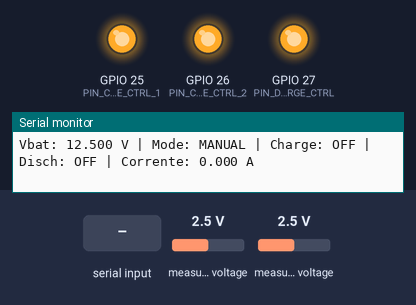
A sketch run on a simulated ESP32. Shown: output pins drawn as LEDs (lit = HIGH), the last lines printed to the serial monitor. The inputs (shaded band) are chosen by the test bench; at power-on: measured voltage 2.5 V.

Above: at 3.0 s.
3.1 s: "AUTO\n" received over Serial
At 4.3 s:
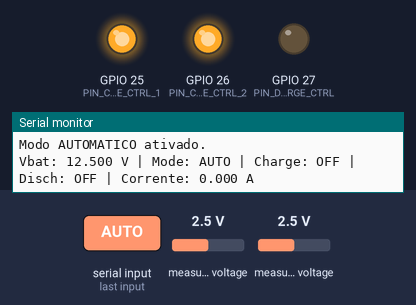
5.0 s: measured voltage (sensor 200) set to 1 V
6.9 s: measured voltage (sensor 200) set to 0.7 V
At 9.2 s:
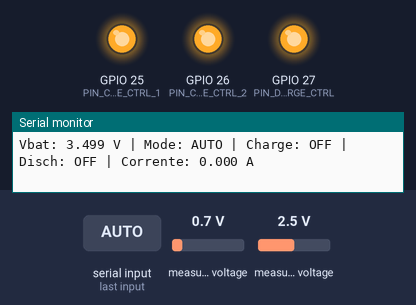
9.5 s: "CHARGE ON\n" received over Serial
At 11.2 s:
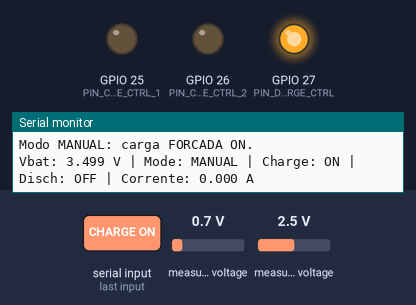
11.7 s: "DISCH ON\n" received over Serial
At 13.2 s:
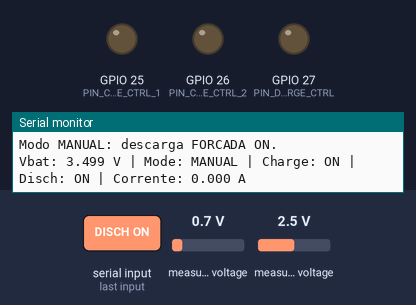
Timing chart, 0 to 14.7 s (numbered marks = the images above; inputs shaded):
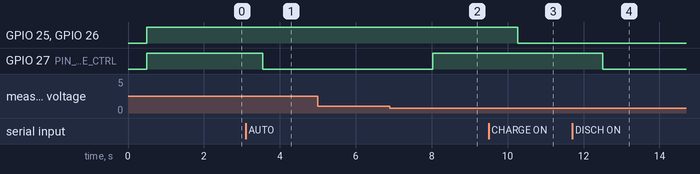

The sketch:

v_2.0.ino
```cpp
#include <Wire.h>
#include <Adafruit_ADS1X15.h>

Adafruit_ADS1115 ads;

// ======== CONFIGURAÇÃO GERAL ========

// Limites de tensão da bateria 3,7 V (Li-Ion / LiPo)
const float V_BATT_MIN = 3.0;
const float V_BATT_MIN_REENABLE = 3.05;
const float V_BATT_MAX = 4.2;
const float V_BATT_MAX_REENABLE = 4.15;

// Pinos dos relés
const int PIN_CHARGE_CTRL_1 = 25;
const int PIN_CHARGE_CTRL_2 = 26;
const int PIN_DISCHARGE_CTRL = 27;

// ======== SENSOR DE TENSAO ========
const float DIVISOR = 5.0;
const float OFFSET_ADC = 0.50;   // volts medidos SEM carga

// ADS1115
const float ADS_VFSR = 4.096f;     // ±4.096 V (GAIN_ONE)
const float ADC_COUNTS = 32767.0f;

// ======== SENSOR DE CORRENTE (ACS712) ========
const float SENSIBILIDADE = 0.0098;
const int CANAL_CORRENTE = 1;       // A1 do ADS1115
const int NUM_AMOSTRAS = 30;
float offset_corrente = 0.0;

// ======== CANAL DE LEITURA DA TENSÃO ========
const int CANAL_TENSAO = 0; // A0 do ADS1115

// ======== MODO DE OPERAÇÃO ========
enum Mode { AUTO, MANUAL };
Mode mode = MANUAL;  // inicia no modo MANUAL

bool forceCharge = false;    // carga OFF
bool forceDischarge = false; // descarga OFF

// ======== FUNÇÕES AUXILIARES ========

// Faz média de várias amostras do ADC
float lerMediaADC(uint8_t canal) {
  long soma = 0;
  for (int i = 0; i < NUM_AMOSTRAS; i++) {
    soma += ads.readADC_SingleEnded(canal);
    delay(2);
  }
  return soma / (float)NUM_AMOSTRAS;
}

// Lê tensão da bateria
float readBatteryVoltage(uint8_t ch) {

  int16_t adc_raw = lerMediaADC(ch);

  float v_adc = adc_raw * (ADS_VFSR / ADC_COUNTS);

  // --- DETECTAR DESCONEXÃO ---
  // Se a leitura for muito baixa (< 0.20 V na entrada do ADS),
  // significa provavelmente que não existe bateria.
  if (v_adc < 0.20) {
    return 0.0;
  }

  // Caso contrário, bateria conectada → apenas converter normalmente
  float v_real = v_adc * DIVISOR;
  return v_real;
}

float rawToVolts(float raw) {
    return raw * (ADS_VFSR / ADC_COUNTS);
}

// Lê corrente do sensor ACS712
float lerCorrente() {
    float raw = lerMediaADC(CANAL_CORRENTE);
    float volts = rawToVolts(raw);

    float vsignal = volts - offset_corrente;   // remove o offset de 2.5V

    float corrente = vsignal / SENSIBILIDADE;

    //proteção contra ruído pequeno
    if (abs(corrente) < 0.05)   // valores menores que 50mA = 0
        return 0.0;

    // nunca negativo
    if (corrente < 0) corrente = 0;
    // nunca acima do máx possível
    if (corrente > 0.54) corrente = 0.54;

    return corrente;
}

// ======== CONTROLE DOS RELÉS ========
void setCharge(bool on) {
  digitalWrite(PIN_CHARGE_CTRL_1, on ? LOW : HIGH);
  digitalWrite(PIN_CHARGE_CTRL_2, on ? LOW : HIGH);
}

void setDischarge(bool on) {
  digitalWrite(PIN_DISCHARGE_CTRL, on ? LOW : HIGH);
}

// ======== COMANDOS VIA SERIAL ========
void handleSerialCommand(String cmd) {
  cmd.trim();
  cmd.toUpperCase();

  if (cmd == "AUTO") {
    mode = AUTO;
    Serial.println("Modo AUTOMATICO ativado.");
  }
  else if (cmd == "CHARGE ON") {
    mode = MANUAL; forceCharge = true;
    setCharge(true);
    Serial.println("Modo MANUAL: carga FORCADA ON.");
  }
  else if (cmd == "CHARGE OFF") {
    mode = MANUAL; forceCharge = false;
    setCharge(false);
    Serial.println("Modo MANUAL: carga FORCADA OFF.");
  }
  else if (cmd == "DISCH ON") {
    mode = MANUAL; forceDischarge = true;
    setDischarge(true);
    Serial.println("Modo MANUAL: descarga FORCADA ON.");
  }
  else if (cmd == "DISCH OFF") {
    mode = MANUAL; forceDischarge = false;
    setDischarge(false);
    Serial.println("Modo MANUAL: descarga FORCADA OFF.");
  }
  else {
    Serial.println("Comando invalido.");
  }
}

void setup() {
  Serial.begin(115200);
  delay(500);
  Wire.begin(21, 22); // I2C da ESP32

  if (!ads.begin(0x49)) {
    Serial.println("Erro: ADS1115 nao inicializou!");
    while (1);
  }

  ads.setGain(GAIN_ONE); // ±4.096 V

  pinMode(PIN_CHARGE_CTRL_1, OUTPUT);
  pinMode(PIN_CHARGE_CTRL_2, OUTPUT);
  pinMode(PIN_DISCHARGE_CTRL, OUTPUT);

  // Todos os relés desligados (HIGH)
  setCharge(false);
  setDischarge(false);

  // ===== CALIBRAR OFFSET (ACS712 sem carga) =====
  Serial.println("Calibrando offset de corrente (sem carga)");
  delay(1000);
  float raw = lerMediaADC(CANAL_CORRENTE);
  offset_corrente = rawToVolts(raw);

  Serial.println("Sistema iniciado.");
  Serial.println("Iniciando em modo MANUAL (CHARGE OFF / DISCH OFF).");
  Serial.println("Comandos: AUTO | CHARGE ON | CHARGE OFF | DISCH ON | DISCH OFF");

}

void loop() {
  float v_batt = readBatteryVoltage(CANAL_TENSAO);
  float corrente = lerCorrente();

  // Leitura de comandos pela Serial
  if (Serial.available()) {
    String cmd = Serial.readStringUntil('\n');
    handleSerialCommand(cmd);
  }

  if (mode == AUTO) {
    // Controle automático com histerese
    if (v_batt <= V_BATT_MIN) {
      setDischarge(false);
      setCharge(true);
    }
    else if (v_batt >= V_BATT_MAX) {
      setCharge(false);
      setDischarge(true);
    }
    else if (v_batt > V_BATT_MIN_REENABLE && v_batt < V_BATT_MAX_REENABLE) {
      // dentro da faixa segura
      setCharge(false);
      setDischarge(false);
    }
  }
  else {
    // Controle manual
    setCharge(forceCharge);
    setDischarge(forceDischarge);
  }

  // Saída de status no monitor serial
  Serial.print("Vbat: ");
  Serial.print(v_batt, 3);

  Serial.print(" V | Mode: ");
  Serial.print((mode == AUTO) ? "AUTO" : "MANUAL");
  Serial.print(" | Charge: ");
  Serial.print(forceCharge ? "ON" : "OFF");
  Serial.print(" | Disch: ");
  Serial.print(forceDischarge ? "ON" : "OFF");

  Serial.print(" | Corrente: ");
  Serial.print(corrente, 3);
  Serial.println(" A");

  delay(500);
}
```

Measured:
- the behaviour switches between 0.9 and 0.8 V on measured voltage (sensor 200) (found by bisection; images 1 and 2)
- after the input at 3.1 s, GPIO 27 (PIN_DISCHARGE_CTRL): HIGH → LOW after 0.45 s
- after the input at 6.9 s, GPIO 27 (PIN_DISCHARGE_CTRL): LOW → HIGH after 1.1 s
- after the input at 9.5 s, GPIO 25 (PIN_CHARGE_CTRL_1), GPIO 26 (PIN_CHARGE_CTRL_2): HIGH → LOW after 0.77 s
- after the input at 11.7 s, GPIO 27 (PIN_DISCHARGE_CTRL): HIGH → LOW after 0.81 s
